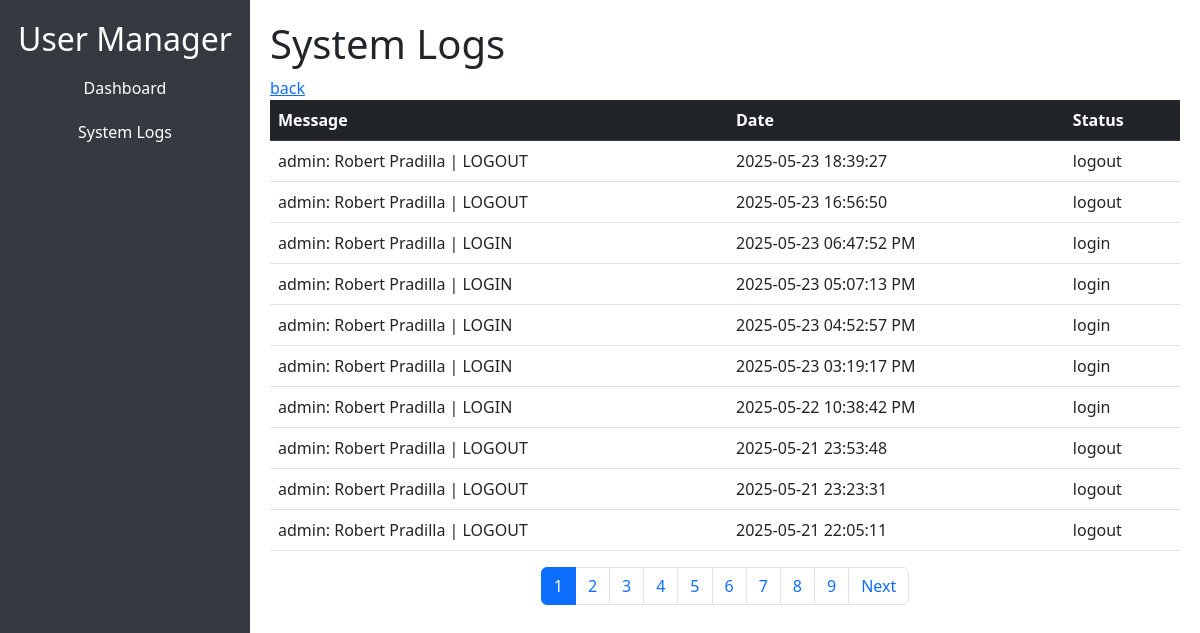
/user_manager/systemLogs.php (signed in), run on the app's committed database.
### tables this page shows
CREATE TABLE `activity_log` (
  `id` int(11) NOT NULL,
  `message` varchar(255) NOT NULL,
  `date` varchar(50) NOT NULL,
  `status` varchar(50) NOT NULL
);

### user_manager/systemLogs.php (the view, shortened to what this page needs)
<?php
require('../config/connection.php');
$limit = 10;
$page = isset($_GET['page']) ? (int)$_GET['page'] : 1;
$offset = ($page - 1) * $limit;
$total_sql = "SELECT COUNT(*) FROM activity_log";
$total_stmt = $connection->prepare($total_sql) or die ($connection->error);
$total_stmt->execute();
$total_result = $total_stmt->get_result();
$total_rows = $total_result->fetch_row()[0];
$total_pages = ceil($total_rows / $limit);
$sql_system_logs = "SELECT message, date, status FROM activity_log ORDER BY date DESC LIMIT ?, ?";
$stmt = $connection->prepare($sql_system_logs) or die ($connection->error);
$stmt->bind_param('ii', $offset, $limit);
$stmt->execute();
$result = $stmt->get_result();
?>
<!DOCTYPE html>
<html lang="en">
<head>
    <link href="https://cdn.jsdelivr.net/npm/bootstrap@5.3.0-alpha1/dist/css/bootstrap.min.css" rel="stylesheet">
</head>
<body>
    <div class="sidebar text-center">
        <h2 class="text-white text-center"><?php echo ucfirst($_SESSION['user_type'])?></h2>
        <a href="dashboard.php">Dashboard</a>
        <a href="systemLogs.php">System Logs</a>
    </div>
    <div class="content">
        <h1>System Logs</h1>
        <a href="../posting.php">back</a>
        <table class="table">
            <thead class="table-dark">
                <tr>
                    <th>Message</th>
                    <th>Date</th>
                    <th>Status</th>
                </tr>
            </thead>
            <tbody>
                <?php
                if($result->num_rows > 0){
                    while($row = $result->fetch_assoc()){
                        echo "<tr>";
                        echo "<td>" . htmlspecialchars($row['message']) . "</td>";
                        echo "<td>" . htmlspecialchars($row['date']) . "</td>";
                        echo "<td>" . htmlspecialchars($row['status']) . "</td>";
                        echo "</tr>";
                    }
                } else {
                    echo "<tr><td colspan='3'>No activity logs found.</td></tr>";
                }
                ?>
            </tbody>
        </table>
        <nav aria-label="Page navigation">
            <ul class="pagination justify-content-center">
                <?php if ($total_pages > 1): ?>
                    <?php for ($i = 1; $i <= $total_pages; $i++): ?>
                        <li class="page-item <?php echo ($i == $page) ? 'active' : ''; ?>">
                            <a class="page-link" href="?page=<?php echo $i; ?>"><?php echo $i; ?></a>
                        </li>
                    <?php endfor; ?>
                    <?php if ($page < $total_pages): ?>
                        <li class="page-item"><a class="page-link" href="?page=<?php echo $page + 1; ?>">Next</a></li>
                    <?php endif; ?>
                <?php endif; ?>
            </ul>
        </nav>
    </div>
</body>
</html>

### user_manager/systemLogs.php (style rules this page uses)
.sidebar { position: fixed; top: 0; left: 0; height: 100%; width: 250px; background-color: #343a40; padding-top: 20px; }
.sidebar a { color: white; padding: 10px 15px; text-decoration: none; display: block; }
.content { margin-left: 250px; padding: 20px; }

### data on the page
activity_log: message "admin: Robert Pradilla | LOGOUT", date "2025-05-23 18:39:27", status "logout"
activity_log: message "admin: Robert Pradilla | LOGOUT", date "2025-05-23 16:56:50", status "logout"
activity_log: message "admin: Robert Pradilla | LOGIN", date "2025-05-23 06:47:52 PM", status "login"
activity_log: message "admin: Robert Pradilla | LOGIN", date "2025-05-23 05:07:13 PM", status "login"
activity_log: message "admin: Robert Pradilla | LOGIN", date "2025-05-23 04:52:57 PM", status "login"
activity_log: message "admin: Robert Pradilla | LOGIN", date "2025-05-23 03:19:17 PM", status "login"
activity_log: message "admin: Robert Pradilla | LOGIN", date "2025-05-22 10:38:42 PM", status "login"
activity_log: message "admin: Robert Pradilla | LOGOUT", date "2025-05-21 23:53:48", status "logout"
activity_log: message "admin: Robert Pradilla | LOGOUT", date "2025-05-21 23:23:31", status "logout"
activity_log: message "admin: Robert Pradilla | LOGOUT", date "2025-05-21 22:05:11", status "logout"

### other printed values
$_SESSION['user_type'] "User Manager"
